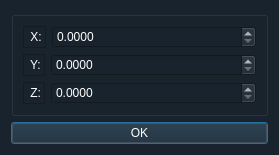
<?xml version="1.0" encoding="UTF-8"?>
<ui version="4.0">
 <class>xyz_px_dialog</class>
 <widget class="QDialog" name="xyz_px_dialog">
  <property name="geometry">
   <rect>
    <x>0</x>
    <y>0</y>
    <width>279</width>
    <height>153</height>
   </rect>
  </property>
  <property name="windowTitle">
   <string>XYZ Size</string>
  </property>
  <property name="styleSheet">
   <string notr="true">background-color: rgb(25, 35, 45);
font: 9pt &quot;Microsoft YaHei&quot;;
color: rgb(255, 255, 255);</string>
  </property>
  <layout class="QHBoxLayout" name="xyz_px_dialog_hbox">
   <item>
    <layout class="QVBoxLayout" name="xyz_vbox">
     <item>
      <widget class="QGroupBox" name="xyz_groupbox">
       <property name="styleSheet">
        <string notr="true">font: 9pt &quot;Microsoft YaHei&quot;;
color: rgb(255, 255, 255);</string>
       </property>
       <property name="title">
        <string/>
       </property>
       <layout class="QHBoxLayout" name="xyz_groupbox_hbox">
        <item>
         <layout class="QVBoxLayout" name="groupbox_vbox">
          <item>
           <layout class="QFormLayout" name="x_form">
            <item row="0" column="0">
             <widget class="QLabel" name="x_px_label">
              <property name="mouseTracking">
               <bool>false</bool>
              </property>
              <property name="layoutDirection">
               <enum>Qt::LeftToRight</enum>
              </property>
              <property name="styleSheet">
               <string notr="true">color: rgb(255, 255, 255);
font: 9pt &quot;Microsoft YaHei&quot;;</string>
              </property>
              <property name="frameShape">
               <enum>QFrame::StyledPanel</enum>
              </property>
              <property name="text">
               <string> X:</string>
              </property>
              <property name="textFormat">
               <enum>Qt::AutoText</enum>
              </property>
              <property name="scaledContents">
               <bool>false</bool>
              </property>
             </widget>
            </item>
            <item row="0" column="1">
             <widget class="QDoubleSpinBox" name="x_px_spinbox">
              <property name="styleSheet">
               <string notr="true">background-color: rgb(25, 35, 45);</string>
              </property>
              <property name="decimals">
               <number>4</number>
              </property>
             </widget>
            </item>
           </layout>
          </item>
          <item>
           <layout class="QFormLayout" name="y_form">
            <item row="0" column="0">
             <widget class="QLabel" name="y_px_label">
              <property name="styleSheet">
               <string notr="true">color: rgb(255, 255, 255);
font: 9pt &quot;Microsoft YaHei&quot;;</string>
              </property>
              <property name="frameShape">
               <enum>QFrame::StyledPanel</enum>
              </property>
              <property name="text">
               <string> Y:</string>
              </property>
             </widget>
            </item>
            <item row="0" column="1">
             <widget class="QDoubleSpinBox" name="y_px_spinbox">
              <property name="styleSheet">
               <string notr="true">background-color: rgb(25, 35, 45);</string>
              </property>
              <property name="decimals">
               <number>4</number>
              </property>
             </widget>
            </item>
           </layout>
          </item>
          <item>
           <layout class="QFormLayout" name="z_form">
            <item row="0" column="0">
             <widget class="QLabel" name="z_px_label">
              <property name="styleSheet">
               <string notr="true">color: rgb(255, 255, 255);
font: 9pt &quot;Microsoft YaHei&quot;;</string>
              </property>
              <property name="frameShape">
               <enum>QFrame::StyledPanel</enum>
              </property>
              <property name="text">
               <string> Z:</string>
              </property>
             </widget>
            </item>
            <item row="0" column="1">
             <widget class="QDoubleSpinBox" name="z_px_spinbox">
              <property name="styleSheet">
               <string notr="true">background-color: rgb(25, 35, 45);</string>
              </property>
              <property name="decimals">
               <number>4</number>
              </property>
             </widget>
            </item>
           </layout>
          </item>
         </layout>
        </item>
       </layout>
      </widget>
     </item>
     <item>
      <widget class="QPushButton" name="sure_button">
       <property name="styleSheet">
        <string notr="true">background-color: rgb(25, 35, 45);</string>
       </property>
       <property name="text">
        <string>OK</string>
       </property>
      </widget>
     </item>
    </layout>
   </item>
  </layout>
 </widget>
 <resources/>
 <connections/>
</ui>
